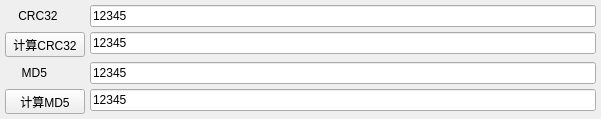
   <widget class="QWidget" name="layoutWidget">
    <property name="geometry">
     <rect>
      <x>10</x>
      <y>920</y>
      <width>601</width>
      <height>117</height>
     </rect>
    </property>
    <layout class="QFormLayout" name="formLayout_4">
     <property name="fieldGrowthPolicy">
      <enum>QFormLayout::AllNonFixedFieldsGrow</enum>
     </property>
     <property name="horizontalSpacing">
      <number>5</number>
     </property>
     <property name="verticalSpacing">
      <number>5</number>
     </property>
     <property name="leftMargin">
      <number>5</number>
     </property>
     <property name="topMargin">
      <number>5</number>
     </property>
     <property name="rightMargin">
      <number>5</number>
     </property>
     <property name="bottomMargin">
      <number>5</number>
     </property>
     <item row="0" column="0">
      <widget class="QLabel" name="label_crc32">
       <property name="text">
        <string>    CRC32</string>
       </property>
      </widget>
     </item>
     <item row="0" column="1">
      <widget class="QLineEdit" name="lineEdit_crc32">
       <property name="text">
        <string>12345</string>
       </property>
      </widget>
     </item>
     <item row="1" column="0">
      <widget class="QPushButton" name="pushButton_getCrc32">
       <property name="minimumSize">
        <size>
         <width>0</width>
         <height>25</height>
        </size>
       </property>
       <property name="maximumSize">
        <size>
         <width>16777215</width>
         <height>25</height>
        </size>
       </property>
       <property name="text">
        <string>计算CRC32</string>
       </property>
      </widget>
     </item>
     <item row="1" column="1">
      <widget class="QLineEdit" name="lineEdit_getCrc32">
       <property name="text">
        <string>12345</string>
       </property>
      </widget>
     </item>
     <item row="2" column="0">
      <widget class="QLabel" name="label_md5">
       <property name="text">
        <string>     MD5</string>
       </property>
      </widget>
     </item>
     <item row="2" column="1">
      <widget class="QLineEdit" name="lineEdit_md5">
       <property name="text">
        <string>12345</string>
       </property>
      </widget>
     </item>
     <item row="3" column="1">
      <widget class="QLineEdit" name="lineEdit_getMd5">
       <property name="text">
        <string>12345</string>
       </property>
      </widget>
     </item>
     <item row="3" column="0">
      <widget class="QPushButton" name="pushButton_getMd5">
       <property name="minimumSize">
        <size>
         <width>0</width>
         <height>25</height>
        </size>
       </property>
       <property name="maximumSize">
        <size>
         <width>16777215</width>
         <height>25</height>
        </size>
       </property>
       <property name="text">
        <string>计算MD5</string>
       </property>
      </widget>
     </item>
    </layout>
   </widget>
